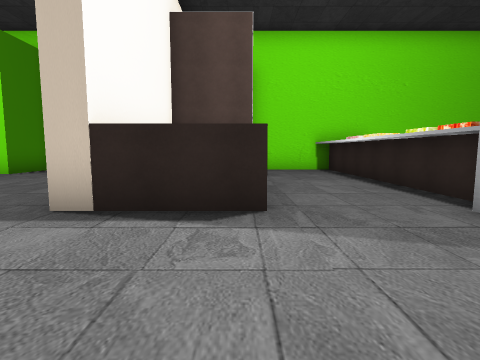
view 1 (above)

15 first-person views from a walk through a 3-D level made in the Unity game engine. The camera is 1.4 m above the floor, tilts 6° down and sees 80° across. The floor is counted in squares, 2 m on a side. Each view is taken from the middle of a square. On the plan, view 1 faces up. The plan holds only what a view shows up to about 10 squares ahead; the rest is blank. The place goes on beyond the plan. The player is left out.

view 2
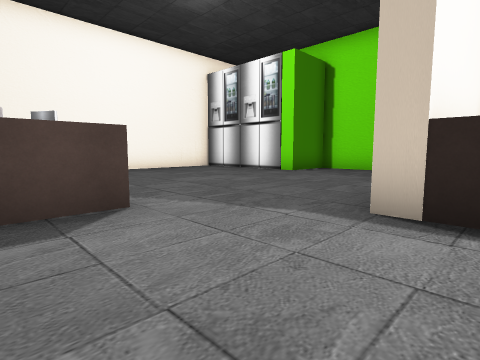

view 3
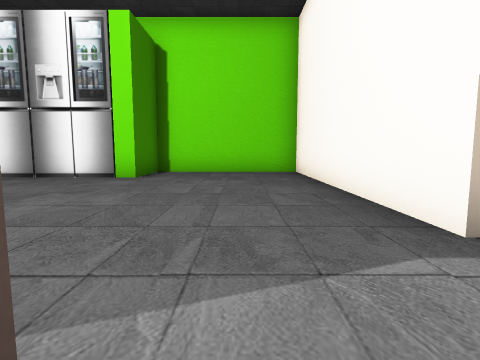

view 4
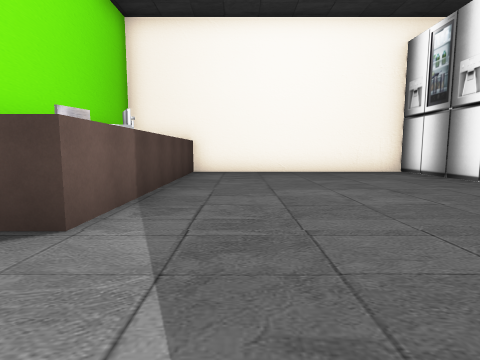

view 5
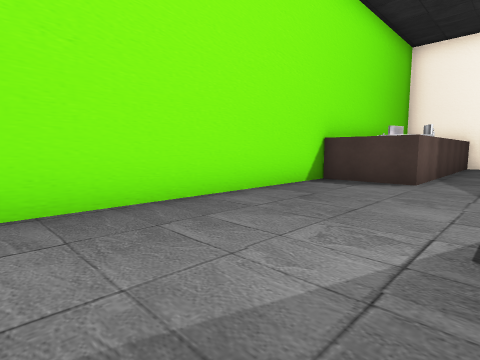

view 6
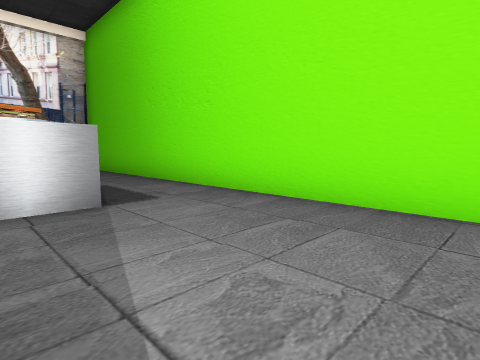

view 7
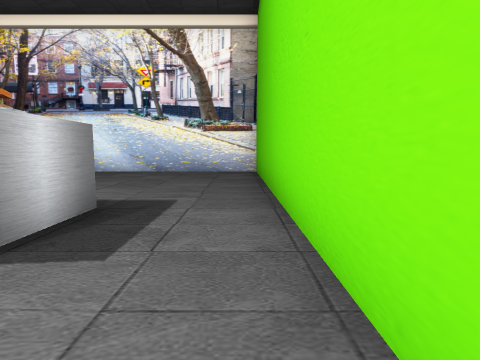

view 8
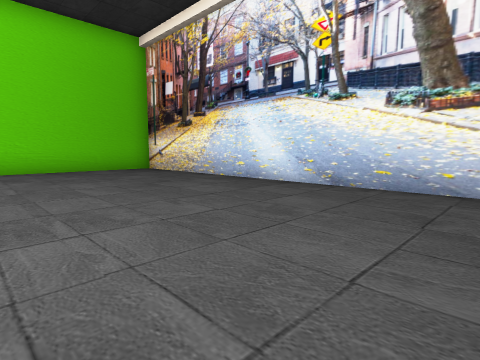

view 9
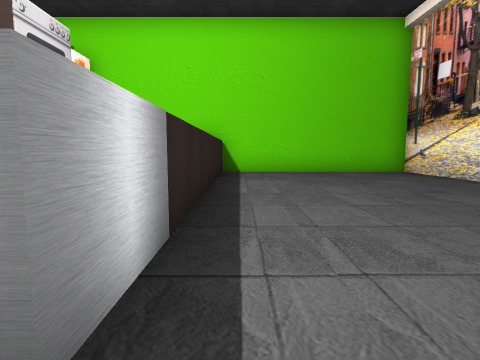

view 10
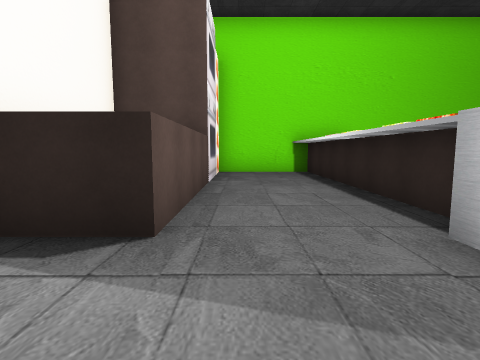

view 11
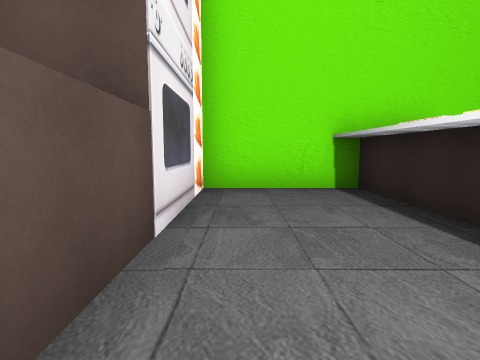

view 12
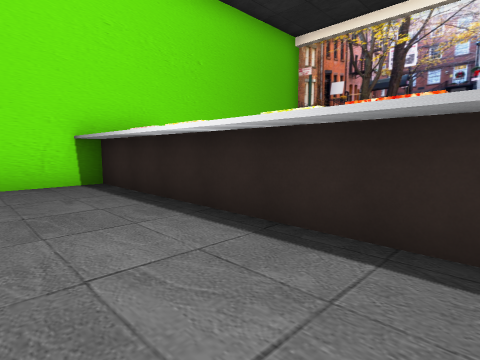

view 13
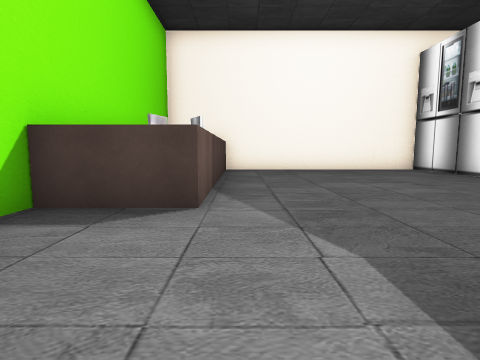

view 14
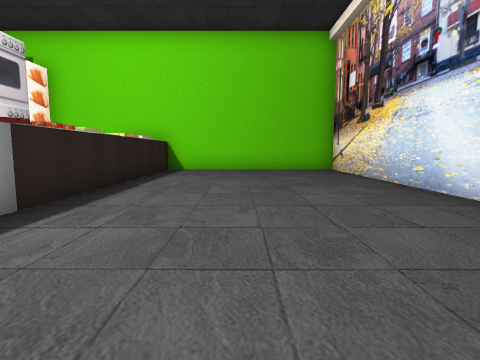

view 15
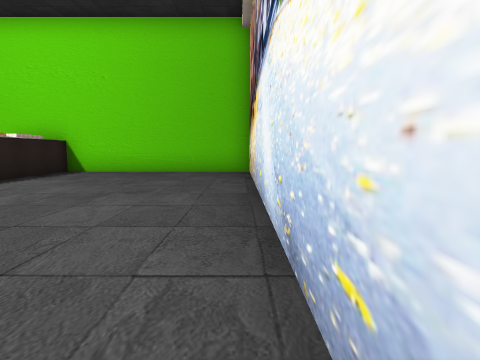

### Floor plan
Ten units are one square. View 1 is at (0, 0); x grows to the right and y downward. Boxes are objects, and circles mark ways between rooms. Rooms are numbered by the first view taken in them; rooms with no view inside come last. Other rooms are left out.
<svg viewBox="-117 -107 225 118">
<path fill="none" stroke="#000" d="M3 -32 -22 -32 -22 -102 -66 -102 -66 -82 -112 -82 -112 -15 -44 -15 -44 5 16 5M27 -16 27 -32M44 -35 44 -24M44 -75 44 -64M32 -64 32 -75M35 -17 30 -17M32 -94 32 -102 3 -102 3 -32M16 5 100 5M103 6 103 -102 44 -102 44 -94"/>
<rect x="35" y="-25" width="10" height="10" fill="#bbb"><title>other object</title></rect>
<rect x="35" y="-45" width="10" height="10" fill="#bbb"><title>other object</title></rect>
<rect x="35" y="-55" width="10" height="10" fill="#bbb"><title>other object</title></rect>
<rect x="35" y="-65" width="10" height="10" fill="#bbb"><title>other object</title></rect>
<rect x="35" y="-85" width="10" height="10" fill="#bbb"><title>other object</title></rect>
<rect x="35" y="-95" width="10" height="10" fill="#bbb"><title>other object</title></rect>
<circle cx="18" cy="-20" r="3" fill="#2a7"/>
<text x="-50" y="-50">1</text>
<text x="60" y="-50">2</text>
</svg>
Room 1 opens to room 2.

Where each view was taken, in squares from view 1:
view 1: 0 up, 0 right, facing up
view 2: 0 up, 1 left, facing up-left
view 3: 1 up, 4 left, facing up
view 4: 3 up, 2 left, facing left
view 5: 3 up, 2 right, facing down-left
view 6: 3 up, 1 left, facing down-right
view 7: 0 up, 1 right, facing right
view 8: 0 up, 5 right, facing up-right
view 9: 1 up, 5 right, facing up
view 10: 1 up, 1 right, facing up
view 11: 5 up, 1 right, facing up
view 12: 4 up, 1 right, facing up-right
view 13: 2 up, 1 left, facing left
view 14: 0 up, 7 right, facing up
view 15: 1 up, 10 right, facing up
